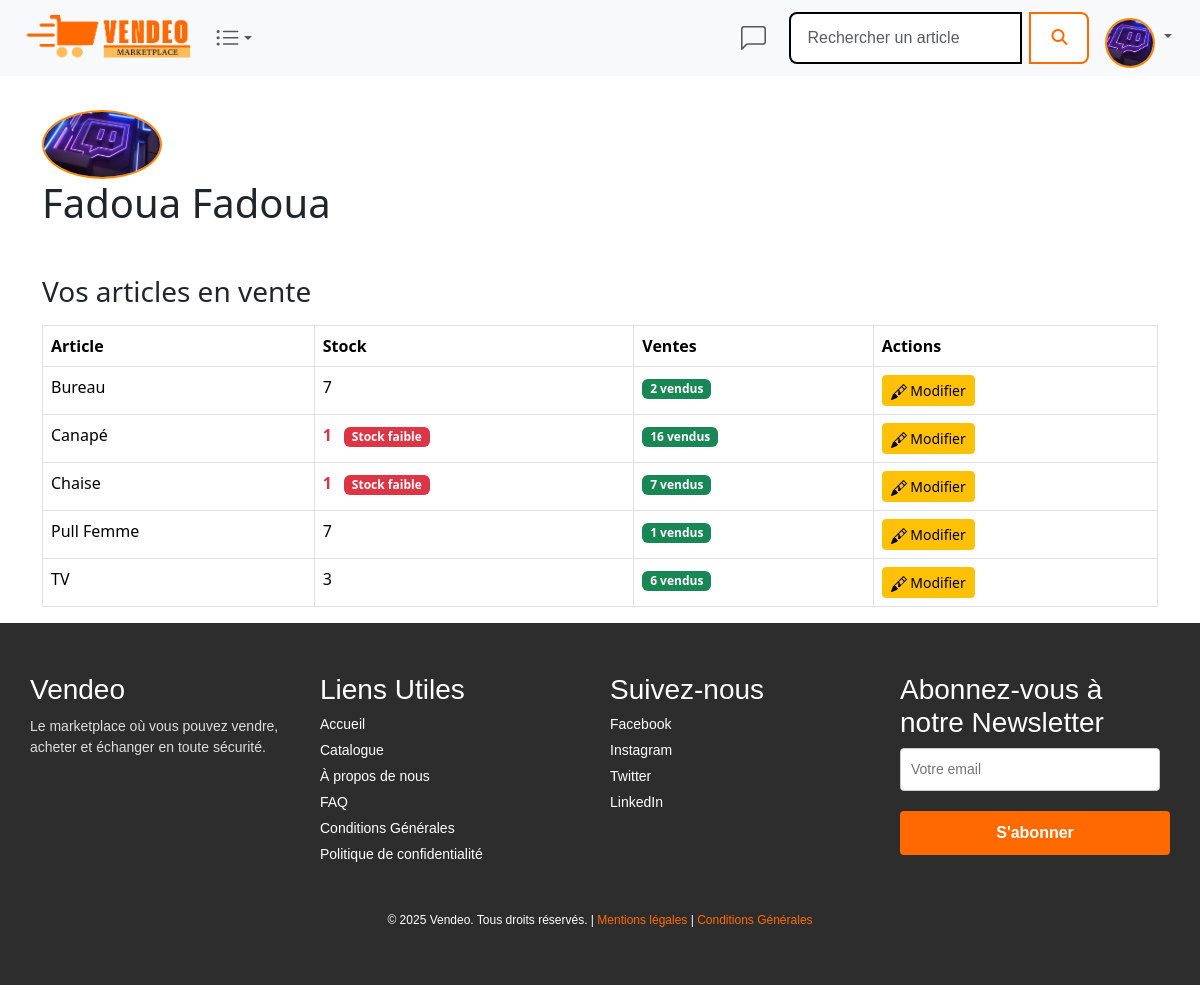
Screenshot of /connect/seller/moncompte.php (signed in) with the database file from the repository.
### tables this page shows
CREATE TABLE IF NOT EXISTS `tbl_users` (
  `id_user` int NOT NULL AUTO_INCREMENT,
  `nom_user` varchar(40) NOT NULL,
  `prenom_user` varchar(40) NOT NULL,
  `surname_user` varchar(50) DEFAULT NULL,
  `mail_user` varchar(50) NOT NULL,
  `phone_user` varchar(20) DEFAULT NULL,
  `birthday_user` date DEFAULT NULL,
  `password_user` varchar(250) NOT NULL,
  `role_user` int NOT NULL DEFAULT '0',
  `avatar_user` varchar(500) DEFAULT NULL,
  `createdate_user` datetime NOT NULL,
  `modifdate_user` datetime NOT NULL,
  `active_user` int NOT NULL DEFAULT '1',
  PRIMARY KEY (`id_user`),
  UNIQUE KEY `mail_user` (`mail_user`),
  UNIQUE KEY `unique_mail_user` (`mail_user`),
  KEY `fk_role` (`role_user`)
);

CREATE TABLE IF NOT EXISTS `tbl_produit` (
  `id_produit` int NOT NULL AUTO_INCREMENT,
  `vendeur_id` varchar(40) NOT NULL,
  `nom_produit` varchar(40) NOT NULL,
  `desc_produit` text NOT NULL,
  `prix_produit` float NOT NULL,
  `photo_produit` varchar(500) NOT NULL,
  `category_id` varchar(250) NOT NULL,
  `statut_produit` int NOT NULL DEFAULT '1',
  `stock_produit` int NOT NULL,
  `createdate_produit` datetime NOT NULL,
  `majdate_produit` datetime NOT NULL,
  `active_produit` int NOT NULL DEFAULT '1',
  PRIMARY KEY (`id_produit`)
);

### connect/seller/moncompte.php (the view, shortened to what this page needs)
<?php
$page = 'settingaccount';
$user_id = $_SESSION['id_user'];
$servername = "localhost";
$username = "root";
$password = "";
$dbname = "db_market";
$conn = new mysqli($servername, $username, $password, $dbname);
$sql_articles = "
SELECT
    p.id_produit,
    p.nom_produit,
    p.stock_produit,
    COALESCE(SUM(oi.quantity), 0) AS total_vendu
FROM tbl_produit p
LEFT JOIN tbl_order_items oi ON oi.produit_id = p.id_produit
LEFT JOIN tbl_order o ON o.id_order = oi.order_id AND o.statut_order = 'Confirmée'
WHERE p.vendeur_id = ?
GROUP BY p.id_produit, p.nom_produit, p.stock_produit
ORDER BY p.nom_produit ASC
";
$stmt_articles = $conn->prepare($sql_articles);
$stmt_articles->bind_param("i", $user_id);
$stmt_articles->execute();
$result_articles = $stmt_articles->get_result();
$articles = [];
while ($row = $result_articles->fetch_assoc()) {
    $articles[] = $row;
}
?>
<?php include('../head.php'); ?>
<?php include('../../nav.php'); ?>
<div class="profile-container container" style="padding-top:100px;">
    <div class="profile-header">
        <?php
        $storedPath = $user['avatar_user'] ?? '';
        if (!empty($storedPath) && strpos($storedPath, 'C:/wamp64/www') !== false) {
            $relativePath = str_replace('C:/wamp64/www', '', $storedPath);
        } else {
            $relativePath = "/marketplace/uploads/" . $storedPath;
        }
        $fullPath = $_SERVER['DOCUMENT_ROOT'] . $relativePath;
        if (!empty($relativePath) && file_exists($fullPath)) {
            $avatarUrl = $relativePath;
        } else {
            $avatarUrl = "https://cdn-icons-png.flaticon.com/512/63/63699.png";
        }
        ?>
        <img class="avatar" style="width:120px" src="<?php echo $avatarUrl; ?>" alt="Photo de profil" class="profile-photo">
        <div class="profile-info">
            <h1 class="name"><?php echo $user['prenom_user'] . ' ' . $user['nom_user']; ?></h1>
        </div>
    </div>
    <h3 class="mt-5 mb-3">Vos articles en vente</h3>
<?php if (empty($articles)): ?>
    <div class="alert alert-info">Vous n'avez aucun article en vente actuellement.</div>
<?php else: ?>
    <table class="table table-bordered">
        <thead>
            <tr>
                <th>Article</th>
                <th>Stock</th>
                <th>Ventes</th>
                <th>Actions</th>
            </tr>
        </thead>
        <tbody>
            <?php
            $index = 0;
            foreach ($articles as $article):
                $index++;
                $extraClass = $index > 5 ? 'extra-article' : '';
                $stockClass = $article['stock_produit'] <= 2 ? 'text-danger fw-bold' : '';
            ?>
            <tr class="<?= $extraClass ?>" <?= $index > 5 ? 'style="display:none;"' : '' ?>>
                <td><?= htmlspecialchars($article['nom_produit']) ?></td>
                <td class="<?= $stockClass ?>">
                    <?= (int)$article['stock_produit'] ?>
                    <?php if ($article['stock_produit'] <= 2): ?>
                        <span class="badge bg-danger ms-2">Stock faible</span>
                    <?php endif; ?>
                </td>
                <td>
                    <span class="badge bg-success"><?= (int)$article['total_vendu'] ?> vendus</span>
                </td>
                <td>
                    <a class="btn btn-warning btn-sm" href="edit.php?id=<?= $article['id_produit'] ?>">
                        Modifier
                    </a>
                </td>
            </tr>
            <?php endforeach; ?>
        </tbody>
    </table>
<?php endif; ?>
</div>
<footer class="footer">
  <div class="footer-container">
    <div class="footer-section footer-logo">
      <h1>Vendeo</h1>
      <p>Le marketplace où vous pouvez vendre, acheter et échanger en toute sécurité.</p>
    </div>
    <div class="footer-section footer-links">
      <h3>Liens Utiles</h3>
      <ul>
        <li><a href="/marketplace/accueil.php">Accueil</a></li>
        <li><a href="/marketplace/category/all.php">Catalogue</a></li>
        <li><a href="/marketplace/html/apropos.html">À propos de nous</a></li>
        <li><a href="/marketplace/html/faq.html">FAQ</a></li>
        <li><a href="/marketplace/html/CG.HTML">Conditions Générales</a></li>
        <li><a href="/marketplace/html/politique">Politique de confidentialité</a></li>
      </ul>
    </div>
    <div class="footer-section footer-socials">
      <h3>Suivez-nous</h3>
      <ul>
        <li><a href="https://www.facebook.com/">Facebook</a></li>
        <li><a href="https://www.instagram.com/">Instagram</a></li>
        <li><a href="https://x.com/">Twitter</a></li>
        <li><a href="https://linkedin.com">LinkedIn</a></li>
      </ul>
    </div>
    <div class="footer-section footer-newsletter">
      <h3>Abonnez-vous à notre Newsletter</h3>
      <form action="/marketplace/newsletter.php" method="POST" class="newsletter-form">
        <input type="email" name="email" placeholder="Votre email" required>
        <button type="submit">S'abonner</button>
      </form>
    </div>
  </div>
  <div class="footer-bottom">
    <p>&copy; 2025 Vendeo. Tous droits réservés. | <a href="/marketplace/html/mention.html">Mentions légales</a> | <a href="/marketplace/html/CG.HTML">Conditions Générales</a></p>
  </div>
</footer>
</body>
</html>

### connect/head.php (shortened to what this page needs)
<!doctype html>
<html lang="fr-BE">
  <head>
    <link href="https://cdn.jsdelivr.net/npm/bootstrap@5.3.3/dist/css/bootstrap.min.css" rel="stylesheet">
    <link rel="stylesheet" href="https://cdnjs.cloudflare.com/ajax/libs/font-awesome/6.7.2/css/all.min.css" />
    <link href="/marketplace/css/connect.css" rel="stylesheet">
  </head>
<body>

### nav.php (shortened to what this page needs)
<nav class="navbar fixed-top navbar-expand-lg bg-body-tertiary" >
      <div class="container-fluid">
        <a href="/marketplace/accueil.php" class="navbar-brand" style="padding-right:0;"><img img src="/marketplace/uploads/logo.png" width="25%" alt="logo" class="logo"></a>
        <div class="collapse navbar-collapse" id="navbarNav">
          <ul class="navbar-nav me-auto">
            <?php
            require_once __DIR__ . '/connect/connect.php';
            ?>
            <li class="nav-item dropdown">
              <a class="d-flex align-items-center justify-content-center nav-link dropdown-toggle <?php if($page == 'categories') echo 'active'; ?>" href="#" role="button" data-bs-toggle="dropdown" aria-expanded="false">
              </a>
            </li>
          </ul>
          <ul class="navbar-nav ms-auto d-flex align-items-center">
            <li class="nav-item d-flex align-items-center">
              <a style="margin-right:15px" class="d-flex align-items-center justify-content-center nav-link <?php if($page == 'Chat') {echo 'active';}?>" href="/marketplace/messagerie.php">
              </a>
            </li>
            <li>
            <form action = "/marketplace/category/bdr/verif-form.php" method = "get" class="w-100 me-3" style="max-width: 300px;">
              <div class="input-group connectsearch">
                <input class="connectform form-control me-2" type="search" name="terme" placeholder="Rechercher un article" aria-label="Search">
                <button type="submit" name="s" value="Rechercher" class="connectbtn btn btn-dark">
                  <i class="fa-solid fa-magnifying-glass"></i>
                </button>
              </div>
            </form>
            </li>
            <?php if (isset($_SESSION['id_user'])): ?>
            <?php
            $stmt = $db->prepare("SELECT * FROM tbl_users WHERE id_user = ?");
            $stmt->execute([$_SESSION['id_user']]);
            $user = $stmt->fetch(PDO::FETCH_ASSOC);
            $storedPath = $user['avatar_user'] ?? '';
            if (!empty($storedPath) && strpos($storedPath, 'C:/wamp64/www') !== false) {
                $relativePath = str_replace('C:/wamp64/www', '', $storedPath);
            } else {
                $relativePath = "/marketplace/uploads/" . $storedPath;
            }
            $fullPath = $_SERVER['DOCUMENT_ROOT'] . $relativePath;
            if (!empty($storedPath) && file_exists($fullPath)) {
                $avatarUrl = $relativePath;
            } else {
                $avatarUrl = "https://cdn-icons-png.flaticon.com/512/63/63699.png";
            }
            ?>
            <li class="nav-item dropdown d-flex align-items-center me-3">
                <a class="nav-link dropdown-toggle p-0" href="#" id="profileDropdown" role="button" data-bs-toggle="dropdown" aria-expanded="false" style="border: none; background: none;">
                    <img src="<?= $avatarUrl ?>" alt="Profil" class="rounded-circle avatar" style="width:50px; height:50px; object-fit:cover;">
                </a>
            </li>
        <?php endif; ?>
          </ul>
        </div>
      </div>
    </nav>

### css/connect.css (style rules this page uses)
a { text-decoration: none; color: black; }
form { display: flex; flex-direction: column; gap: 20px; }
button { background-color: #ff8800; color: #fff; border: none; border-radius: 8px; padding: 12px 20px; font-size: 1rem; font-weight: 600; cursor: pointer; transition: background-color 0.3s ease; }
img.avatar { border-radius: 50%; margin-top: 10px; border: 2px solid #ff8800; }
.navbar .connectsearch .connectbtn { border-radius: 8px; padding: 12px 20px; background-color: white; border: 2px solid #ff6a00; color: #ff6a00; font-weight: 600; transition: all 0.3s ease; }
.navbar-brand img.logo { max-height: 50px; width: auto; }
.navbar .connectform { padding: 12px 16px; border: 2px solid #000; border-radius: 8px 0 0 8px; background-color: white; color: #1e1e1e; box-shadow: none; flex-grow: 1; }
.navbar { font-family: 'Poppins', sans-serif; margin: 25; padding: 25; box-sizing: border-box; }
.navbar .connectsearch { width: 100%; max-width: 400px; display: flex; justify-content: center; }
.navbar .connectsearch { display: flex; width: 100%; }
.footer { background-color: #2d2d2d; color: #fff; padding: 40px 0; font-family: 'Arial', sans-serif; }
.footer-container { display: flex; justify-content: space-between; flex-wrap: wrap; max-width: 1200px; margin: 0 auto; padding: 0 20px; }
.footer-section { flex: 1; margin: 10px; }
.footer-logo h1 { font-size: 28px; color:white; margin-bottom: 10px; }
.footer-logo p { font-size: 14px; color: #ddd; }
.footer-links ul, .footer-socials ul { list-style-type: none; padding: 0; }
.footer-links a, .footer-socials a { text-decoration: none; color: #fff; font-size: 14px; display: block; margin: 5px 0; }
.footer-newsletter input { padding: 10px; margin-right: 10px; border-radius: 4px; border: 1px solid #ccc; font-size: 14px; }
.footer-newsletter button { padding: 10px 20px; background-color: #ff6a00; color: white; border: none; border-radius: 4px; cursor: pointer; }
.footer-bottom { text-align: center; margin-top: 20px; font-size: 12px; }
.footer-bottom a { color: #ff6a00; text-decoration: none; }

### rows the page displays
tbl_users: avatar_user (picture), prenom_user "Fadoua", nom_user "Fadoua"
tbl_produit: nom_produit "Bureau", stock_produit "7", total_vendu "2"
tbl_produit: nom_produit "Canapé", stock_produit "1", shows "Stock faible", total_vendu "16"
tbl_produit: nom_produit "Chaise", stock_produit "1", shows "Stock faible", total_vendu "7"
tbl_produit: nom_produit "Pull Femme", stock_produit "7", total_vendu "1"
tbl_produit: nom_produit "TV", stock_produit "3", total_vendu "6"
